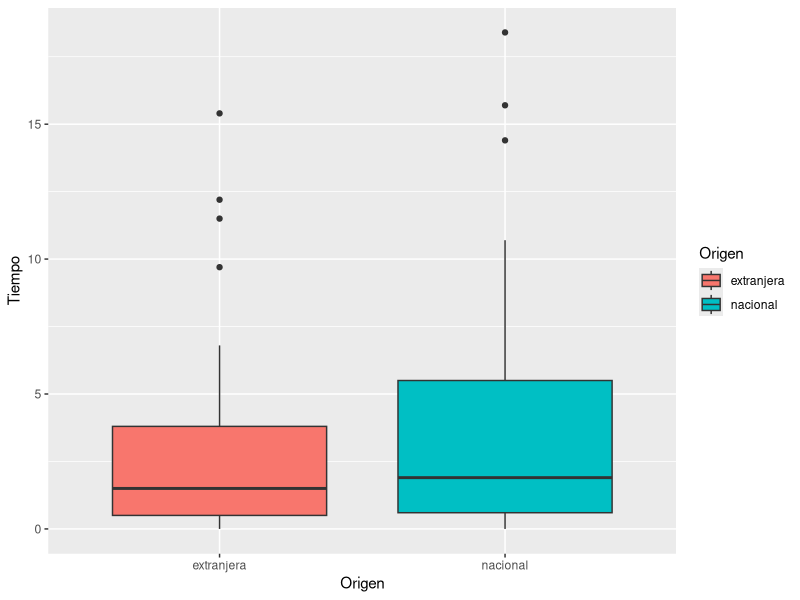
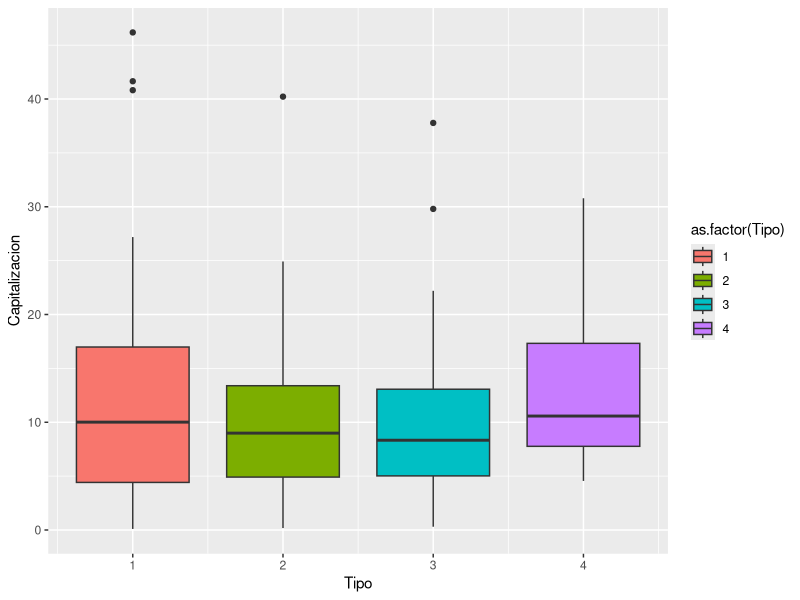

The R script that drew these images, in order:
install.packages("dplyr")
install.packages("ggplot2")
library(dplyr)
library(ggplot2)

getwd()
setwd("~/Documents/nonparametric/tarea2")
df <- read.csv("./tarea2.csv")

resume1 <- df %>% group_by(Origen) %>%
	summarise(media = mean(Tiempo), dest = sd(Tiempo),
	min = min(Tiempo), Q1 = quantile(Tiempo, 0.25),
	Q2 = quantile(Tiempo, 0.5), Q3 = quantile(Tiempo, 0.75), max = max(Tiempo))

resume2 <- df %>% group_by(Tipo) %>%
	summarise(media = mean(Capitalizacion), dest = sd(Capitalizacion),
	min = min(Capitalizacion), Q1 = quantile(Capitalizacion, 0.25),
	Q2 = quantile(Capitalizacion, 0.5), Q3 = quantile(Capitalizacion, 0.75), max = max(Capitalizacion))

wilcox.test(Tiempo ~ Origen, df)
kruskal.test(Capitalizacion ~ Tipo, df)

# BoxPlots
png("~/Documents/nonparametric/tarea2/imgs/img1.png")
ggplot(df, aes(x = Origen, y = Tiempo, fill = Origen)) +
	geom_boxplot()
dev.off()

png("~/Documents/nonparametric/tarea2/imgs/img2.png")
ggplot(df, aes(x = Tipo, y = Capitalizacion, fill = as.factor(Tipo))) +
	geom_boxplot()
dev.off()